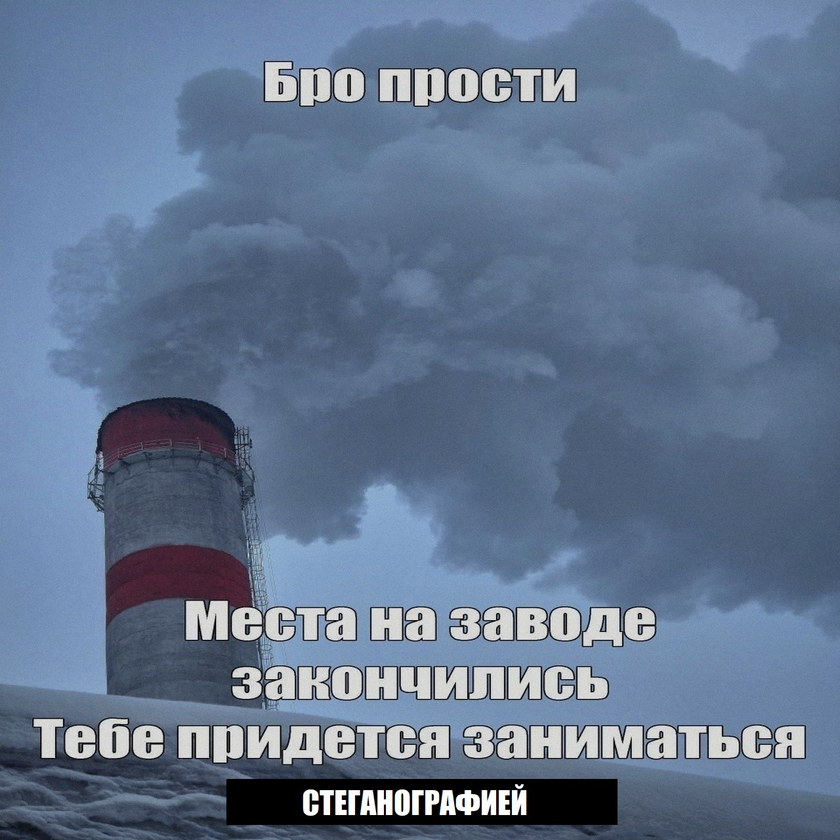
#> input picture challenges/stegano/color-illusion-bro-stego/bro_stego_with_hint.png, 840 x 840 px, shrunk from 1280 x 1280 before the run
$ python inspect_anomalous_freqs.py
#> lines starting #> are read from the running program, lines starting #| are printed output that depends on the picture
import numpy as np
from PIL import Image
from scipy.fftpack import dct

img = Image.open('bro_stego_with_hint.png')
#> img is the input picture: PIL image 840x840 RGB; mean R, G, B 99.2, 117.7, 144.1
arr = np.array(img, dtype=np.float32)
H, W, _ = arr.shape
#> H = 840; W = 840
n_by = H // 8
#> n_by = 105
n_bx = W // 8
#> n_bx = 105

def get_dct(block):
    return dct(dct(block.T, norm='ortho').T, norm='ortho')

# Check channel 0 (R)
dct_cube = np.zeros((n_by, n_bx, 8, 8))
for by in range(n_by):
    for bx in range(n_bx):
        dct_cube[by, bx] = get_dct(arr[by*8:(by+1)*8, bx*8:(bx+1)*8, 0])

print("DCT cube shape:", dct_cube.shape)
#| DCT cube shape: (105, 105, 8, 8)

# Let's inspect the distribution of values at each (u, v)
# Print min, max, mean, std, and number of non-zero or unique values
for u in range(8):
    for v in range(8):
        vals = dct_cube[:, :, u, v]
        # Check if any (u, v) has discrete values, or binary values, or bimodal distribution!
        hist, bin_edges = np.histogram(vals, bins=10)
        # Check standard deviation or anomalies
        if (u, v) in [(1,7), (2,7), (3,7), (4,7), (7,1), (7,2), (7,3), (7,4)]:
            print(f"({u},{v}): min={vals.min():.2f}, max={vals.max():.2f}, mean={vals.mean():.2f}, std={vals.std():.2f}")
            print(f"       quantiles: 10%={np.percentile(vals, 10):.2f}, 50%={np.percentile(vals, 50):.2f}, 90%={np.percentile(vals, 90):.2f}")
#> this loop made 8 passes
#> (printed output is left out)
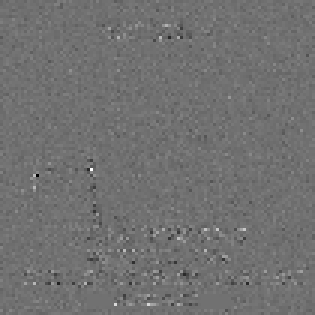
#> vals: shape (105, 105) float64 (shown 3 times larger); min -17.18, max 21.55, mean 0; drawn with min black and max white
